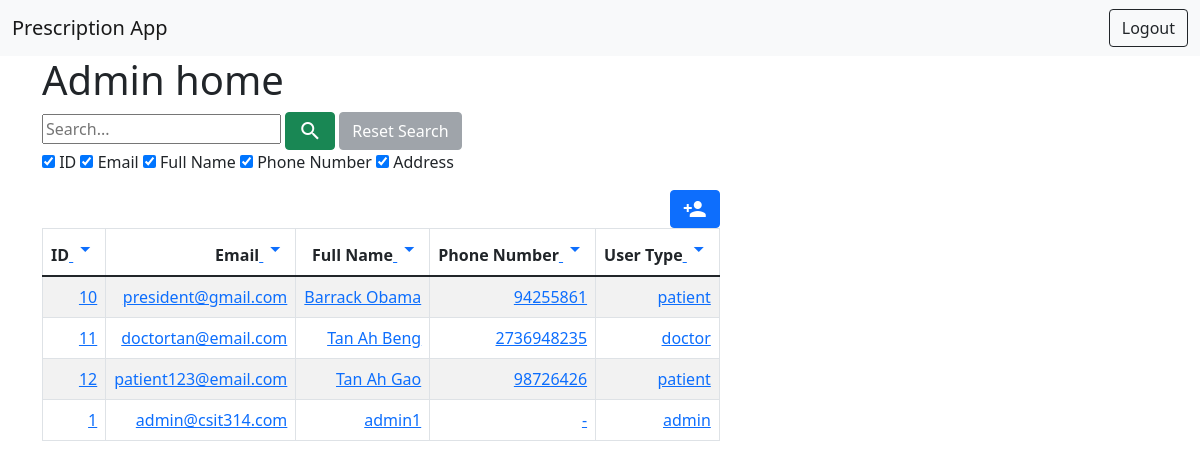
Page /?order_by=full_name (signed in) on the committed database.
### accounts/models.py (models this page shows, shortened)
class CustomUser(AbstractBaseUser, PermissionsMixin):
    email = models.EmailField("email address", unique=True)
    is_staff = models.BooleanField(default=False)
    is_active = models.BooleanField(default=True)
    user_type = models.CharField(max_length=20, choices=USER_TYPES, default='patient')
    full_name = models.CharField(max_length=200)
    phone_number = models.CharField(max_length=10, unique=True)
    address = models.CharField(max_length=200)
    USERNAME_FIELD = "email"
    REQUIRED_FIELDS = []
    objects = CustomUserManager()

### main/views.py (the view)
# urls.py: 2. Add a URL to urlpatterns:  path('', views.home, name='home')
@login_required(login_url='/login/')
def home(request):
    context = {
        'id_checkbox': True,
        'email_checkbox': True,
        'full_name_checkbox': True,
        'phone_number_checkbox': True,
        'address_checkbox': True
    }
    if not request.user.is_authenticated:
        return redirect('home')
    elif request.user.user_type == 'admin':
        try:
            if request.POST:
                search_bar = request.POST['search_bar']
                context['search_bar'] = search_bar
                return render(request, 'admin/admin_home.html', context)
            else:
                order_by = request.GET.get('order_by', 'id')
                query = request.GET.get('query')
                data = CustomUser.objects.all().order_by(order_by)
                context['acc'] = data
                context['query'] = query
        except CustomUser.DoesNotExist:
            return HttpResponse("Something went wrong")
        return render(request, 'admin/admin_home.html', context)
    elif request.user.user_type == 'patient':
        return render(request, 'patient/patient_home.html')
    elif request.user.user_type == 'pharmacist':
        return render(request, 'pharmacist/pharmacist_home.html')
    elif request.user.user_type == 'doctor':
        return render(request, 'doctor/doctor_home.html')

### templates/admin/admin_home.html (shortened to what this page needs)
{% extends 'home.html' %}
{% block content %}
	<div class="container">
		<h1>Admin home</h1>
		<form action="{% url 'search_user' %}" method="get">
			<input type="search" placeholder="Search..." name="search_query"
			required>
			<button type="submit" class="btn btn-success icon-button">
				<span class="material-icons">search</span>
			</button>
			<a href="{% url 'home' %}" class="btn btn-secondary
				{% if not searched %}
					disabled
				{% endif %}
			">Reset Search</a>
			<p><input type="checkbox" id="id_checkbox" name="id_checkbox"
					{% if id_checkbox %}
								checked
					{% endif %}>
				<label for="id_checkbox">ID</label>
				<input type="checkbox" id="email_checkbox" name="email_checkbox"
						{% if email_checkbox %}
							 checked
						{% endif %}>
				<label for="email_checkbox">Email</label>
				<input type="checkbox" id="full_name_checkbox" name="full_name_checkbox"
						{% if full_name_checkbox %}
							 checked
						{% endif %}>
				<label for="full_name_checkbox">Full Name</label>
				<input type="checkbox" id="phone_number_checkbox" name="phone_number_checkbox"
						{% if phone_number_checkbox %}
							 checked
						{% endif %}>
				<label for="phone_number_checkbox">Phone Number</label>
				<input type="checkbox" id="address_checkbox" name="address_checkbox"
						{% if address_checkbox %}
							 checked
						{% endif %}>
				<label for="address_checkbox">Address</label></p>
		</form>
		<div style="display: inline-block; text-align: right;">
			<a href="{% url 'accounts:create_user' %}" class="btn btn-primary icon-button">
				<span class="material-icons">person_add</span>
			</a>
			<div class="table-responsive">
				<table class="table table-striped table-bordered table-hover">
					<thead class="thead-dark">
					<tr>
						<th scope="col">ID<a href="?order_by=id">
							<span class="material-icons">arrow_drop_down</span>
						</a></th>
						<th scope="col">Email<a href="?order_by=email">
							<span class="material-icons">arrow_drop_down</span>
						</a></th>
						<th scope="col">Full Name<a href="?order_by=full_name">
							<span class="material-icons">arrow_drop_down</span>
						</a></th>
						<th scope="col">Phone Number<a href="?order_by=phone_number">
							<span class="material-icons">arrow_drop_down</span>
						</a></th>
						<th scope="col">User Type<a href="?order_by=user_type">
							<span class="material-icons">arrow_drop_down</span>
						</a></th>
					</tr>
					</thead>
					{% for user in acc %}
						<tr>
							<td><a href="{% url 'edit_user' user_id=user.id %}">{{ user.id }}</a></td>
							<td><a href="{% url 'edit_user' user_id=user.id %}">{{ user.email }}</a></td>
							<td><a href="{% url 'edit_user' user_id=user.id %}">{{ user.full_name }}</a></td>
							<td><a href="{% url 'edit_user' user_id=user.id %}">{{ user.phone_number }}</a></td>
							<td><a href="{% url 'edit_user' user_id=user.id %}">{{ user.user_type }}</a></td>
						</tr>
					{% endfor %}
				</table>
			</div>
		</div>
	</div>
{% endblock %}

### templates/base.html (style rules this page uses)
.icon-button { line-height: 50%; }

### rows in the picture
CustomUser: id "10", email "president@gmail.com", full_name "Barrack Obama", phone_number "94255861", user_type "patient"
CustomUser: id "11", email "doctortan@email.com", full_name "Tan Ah Beng", phone_number "2736948235", user_type "doctor"
CustomUser: id "12", email "patient123@email.com", full_name "Tan Ah Gao", phone_number "98726426", user_type "patient"
CustomUser: id "1", email "admin@csit314.com", full_name "admin1", phone_number "-", user_type "admin"
